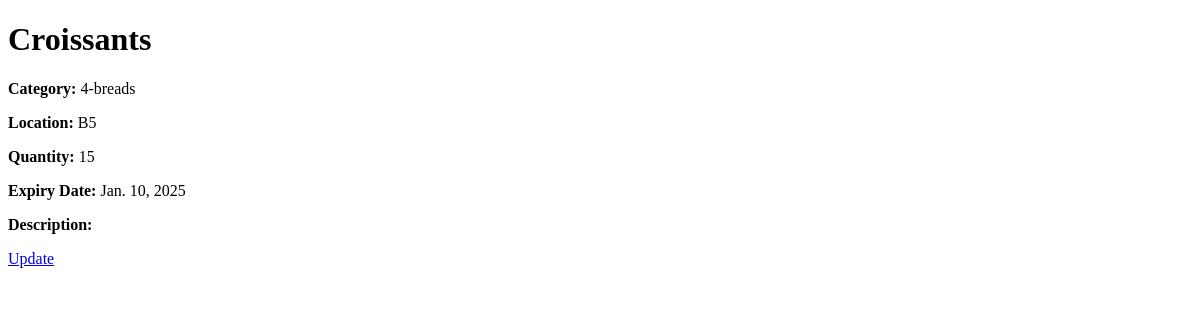
/warehouses/search/14/, run on an earlier commit of the app's database.
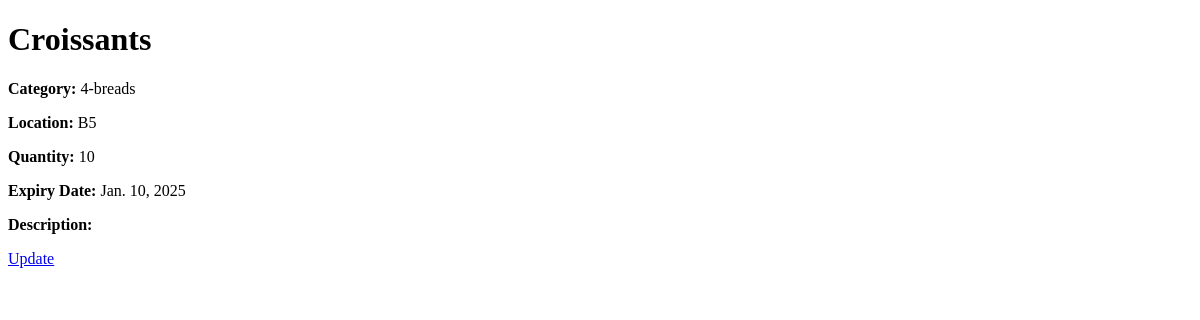
And on a later commit of the database.
### warehouses/models.py (models this page shows)
class Item(models.Model):
    Category = models.ForeignKey(Category, on_delete=models.CASCADE)
    name = models.CharField(max_length=50)
    location = models.CharField(max_length=50)
    quantity = models.IntegerField()
    expiry = models.DateField()
    updated_time = models.DateTimeField(auto_now=True)
    description = models.TextField(blank=True)

class Category(models.Model):
    title = models.CharField(max_length=50, unique=True)
    description = models.TextField(max_length=200,blank=True)
    def __str__(self):
        return '{}-{}'.format(self.pk, self.title)

### warehouses/views.py (the view)
# urls.py: path('warehouses/search/<int:item_id>/',item_detail, name='item_detail'),
def item_detail(request, item_id):
    item = get_object_or_404(Item, pk=item_id)
    return render(request, 'warehouses/item_detail.html', {'item': item})

### warehouses/templates/warehouses/item_detail.html (shortened to what this page needs)
<!DOCTYPE html>
<html lang="en">
<head>
</head>
<body>
    <h1>{{item.name}}</h1>
    <p><strong>Category:</strong> {{ item.Category }}</p>
    <p><strong>Location:</strong> {{ item.location }}</p>
    <p><strong>Quantity:</strong> {{ item.quantity }}</p>
    <p><strong>Expiry Date:</strong> {{ item.expiry }}</p>
    <p><strong>Description:</strong> {{ item.description }}</p>
    <a href="/warehouses/{{item.Category.id}}/update_item/{{item.id}}">Update</a>
</body>
</html>

What changed in the data, as far as the page shows it:
changed Item "Croissants": quantity "15" → "10"
